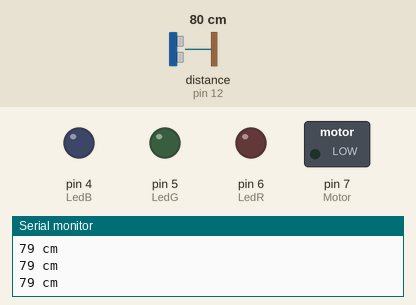
Simulated run of this sketch. Board: Arduino Uno, built with avr-gcc and run on an emulated ATmega328P. On the bench: switched loads named in the sketch (green lamp = pin HIGH), output pins drawn as LEDs (lit = HIGH), the last lines printed to the serial monitor. Wiring (inferred from the names in the program): ultrasonic range finder: trigger pin 13; echo pin 12. The inputs (shaded band) are chosen by the test bench; at power-on: distance to the obstacle (sensor on pin 12) 80 cm. The echo pulse lasts 58.3 µs per cm; pins used as bus, display or sensor lines are not drawn.

Above: at 1.2 s.
1.3 s: distance to the obstacle (sensor on pin 12) set to 46 cm
2.8 s: distance to the obstacle (sensor on pin 12) set to 39 cm
At 3.8 s:
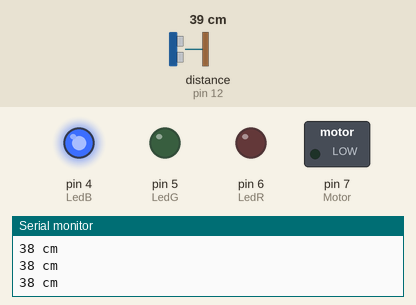
4.5 s: distance to the obstacle (sensor on pin 12) set to 23 cm
6.0 s: distance to the obstacle (sensor on pin 12) set to 19 cm
At 6.9 s:
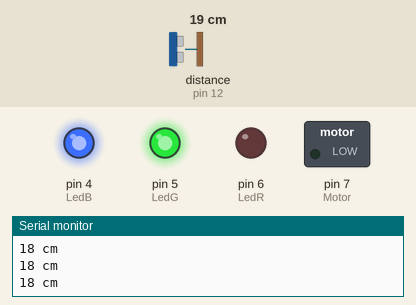
7.5 s: distance to the obstacle (sensor on pin 12) set to 13 cm
9.0 s: distance to the obstacle (sensor on pin 12) set to 10 cm
At 9.8 s:
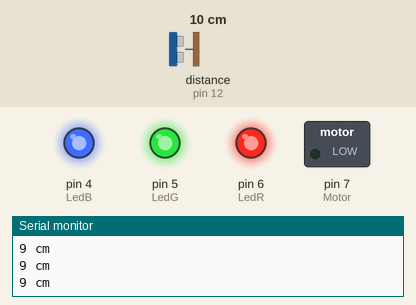
Timing chart, 0 to 11.5 s (numbered marks = the images above; inputs shaded):
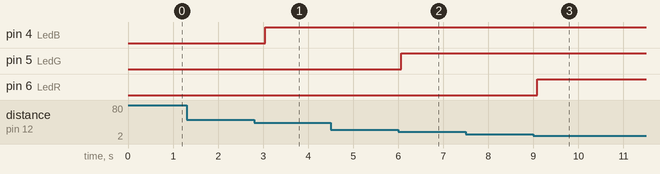

The sketch:

UltrasonicDistance.ino
```cpp
#define trigPin 13
#define echoPin 12

int LedB = 4, LedG= 5, LedR = 6, Motor = 7;

void setup() {
Serial.begin(9600);
pinMode(trigPin, OUTPUT);
pinMode(echoPin, INPUT);
pinMode(LedB, OUTPUT);
pinMode(LedG, OUTPUT);
pinMode(LedR, OUTPUT);
pinMode(Motor, OUTPUT);
}
bool stat=0;
void loop() {

  long duration, distance;
  digitalWrite(trigPin, LOW);
  delayMicroseconds(2);
  digitalWrite(trigPin, HIGH);
  delayMicroseconds(10);
  digitalWrite(trigPin, LOW);
  duration = pulseIn(echoPin, HIGH);
  distance = (duration/2)/29.1;

  if (distance <= 10)
  {
    digitalWrite(LedB, HIGH);
    digitalWrite(LedG, HIGH);
    digitalWrite(LedR, HIGH);
    digitalWrite(Motor, LOW);
    stat=0;
  }

  else if (distance > 10 && distance <=20 )
  {
    digitalWrite(LedB, HIGH);
    digitalWrite(LedG, HIGH);
    digitalWrite(LedR, LOW);
    if(stat)
      digitalWrite(Motor, HIGH);
    else
      digitalWrite(Motor, LOW);
  }

else if (distance > 20 && distance <=40 )
  {
    digitalWrite(LedB, HIGH);
    digitalWrite(LedG, LOW);
    digitalWrite(LedR, LOW);

    if(stat)
      digitalWrite(Motor, HIGH);
    else
      digitalWrite(Motor, LOW);
  }

  else
  {
    digitalWrite(LedB, LOW);
    digitalWrite(LedG, LOW);
    digitalWrite(LedR, LOW);
    if(stat)
      digitalWrite(Motor, HIGH);
    else
      digitalWrite(Motor, LOW);

  }

 if (distance >= 200 || distance <=0 )
 {
  Serial.println("Out of Range");
 }
 else {
  Serial.print(distance);
  Serial.println(" cm");
       }
 delay(300);
 }
```

Measured:
- the behaviour switches between 42 and 41 cm on distance to the obstacle (sensor on pin 12) (found by bisection; images 0 and 1)
- the behaviour switches between 22 and 21 cm on distance to the obstacle (sensor on pin 12) (found by bisection; images 1 and 2)
- the behaviour switches between 12 and 11 cm on distance to the obstacle (sensor on pin 12) (found by bisection; images 2 and 3)
- after the input at 2.8 s, pin 4 (LedB): LOW → HIGH after 0.25 s
- after the input at 6.0 s, pin 5 (LedG): LOW → HIGH after 0.07 s
- after the input at 9.0 s, pin 6 (LedR): LOW → HIGH after 0.09 s
